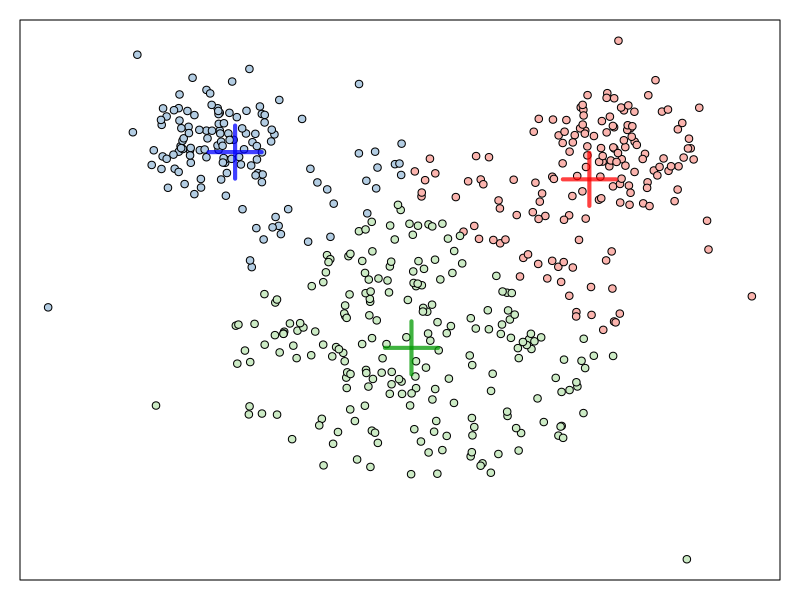
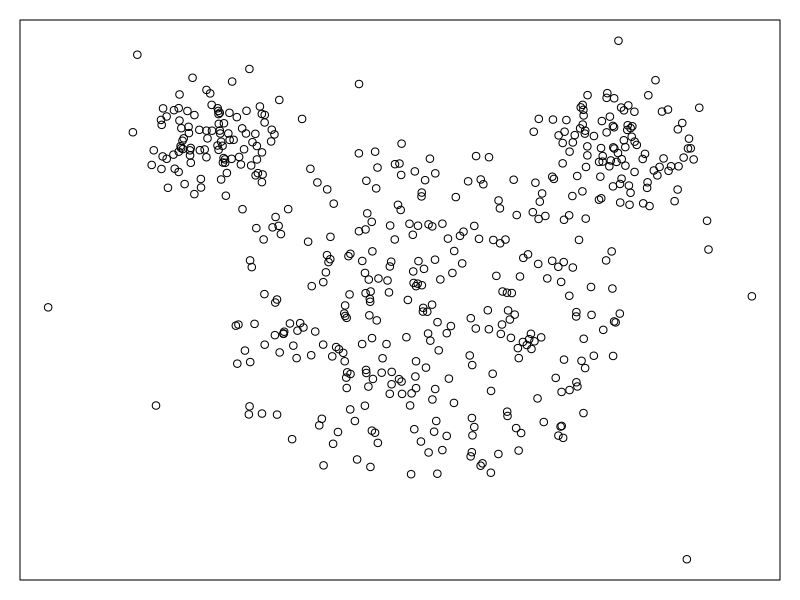

These charts were generated, in order, by the following R code:
setwd('~/slides/data')
mouse <- read.csv('mouse.csv', sep=' ', comment.char='#', header=F)
names(mouse) <- c('x', 'y', 'group')


res <- kmeans(mouse[,1:2], centers=3)

require(RColorBrewer)
pal <- brewer.pal(3, 'Pastel1')
pal2 <- c('firebrick', 'dodgerblue', 'forestgreen')

par(mar=c(1,1,1,1))
plot(mouse$x, mouse$y, bg=pal[res$cluster], pch=21, col='black', 
     xaxt='n', yaxt='n')
points(res$centers, col=c(rgb(1,0,0,0.75), rgb(0,0,1,0.75), rgb(0,0.6,0,0.75)), pch=3, cex=5, lwd=4)

plot(mouse$x, mouse$y, bg=pal[as.integer(mouse$group)], pch=21, col='black', 
     xaxt='n', yaxt='n')

require(mclust)

fit <- Mclust(mouse[,1:2])
